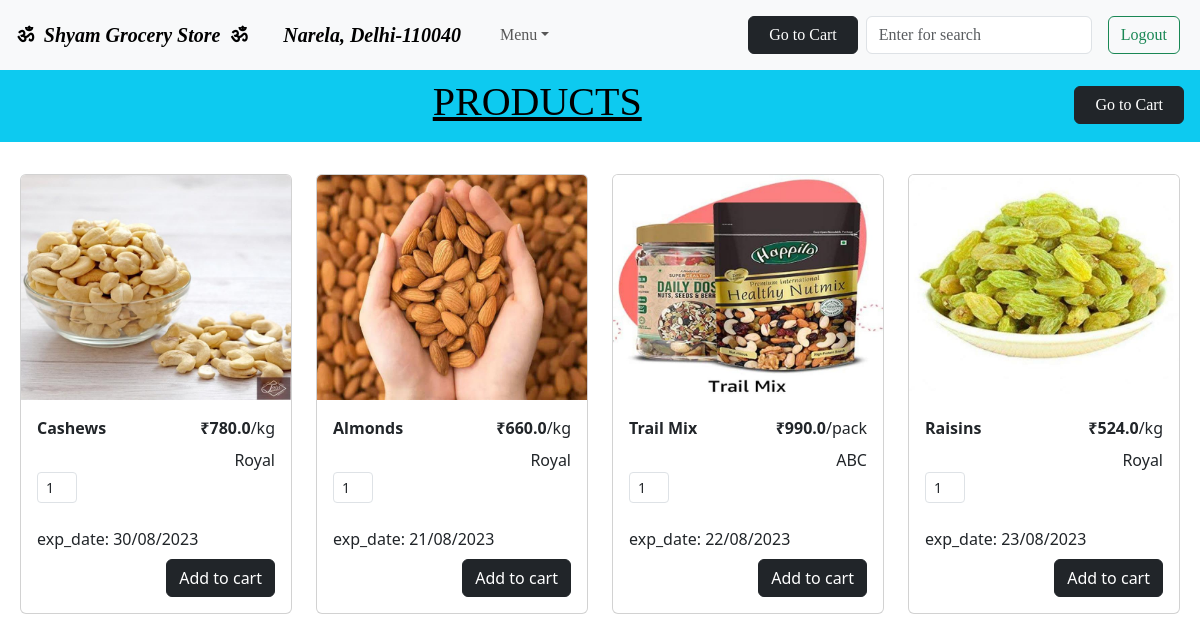
The page /product/3 (signed in) on the database as committed earlier.
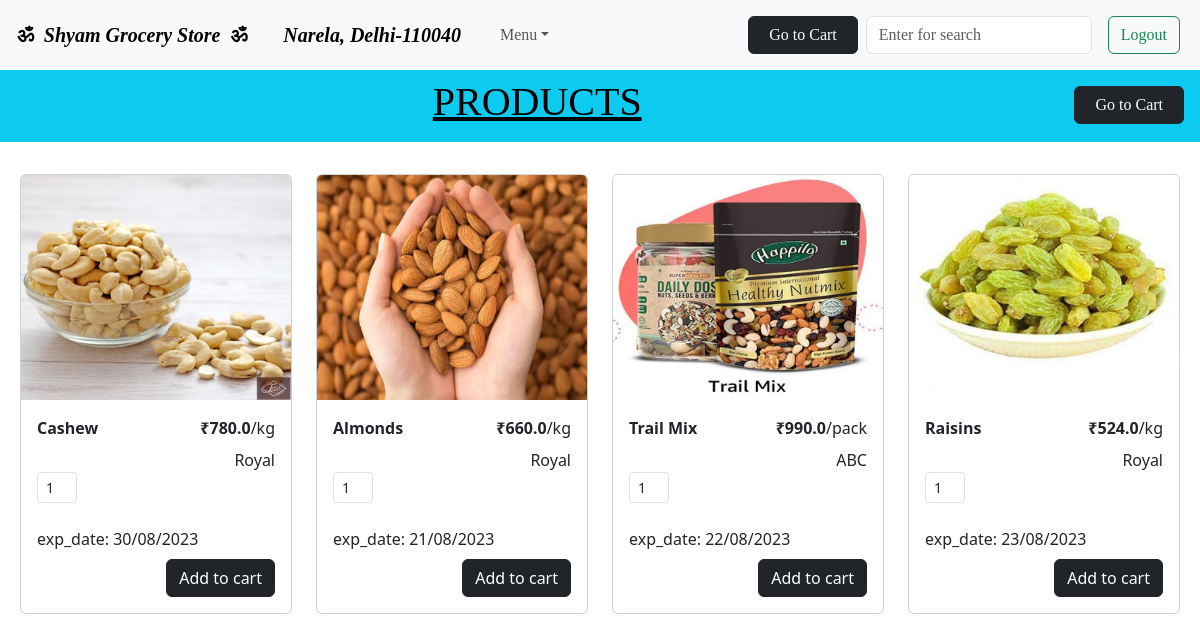
The same page on the database as committed later.
### model.py (models this page shows)
class Product(db.Model):
    __tablename__="product"
    id = db.Column('id', db.Integer, primary_key = True)
    name = db.Column(db.String(50))
    category = db.Column(db.Integer)
    brand = db.Column(db.String(50))
    mfg_date = db.Column(db.String(20))
    exp_date = db.Column(db.String(20))
    unit = db.Column(db.String(15))
    qty = db.Column(db.Integer)
    price_per_unit = db.Column(db.Float(15))
    image = db.Column(db.String)

### controller.py (the view)
@app.route("/product/<int:i>")
def product(i):
    if "user_id" in session:
        product = Product.query.filter_by(category=i)
        check = [i for i in product]
        return render_template("product.html", all_products = check, flag=False)
    else:
        return redirect("/sign-in")

### templates/product.html (shortened to what this page needs)
{% extends "base.html" %}
    {% block main %}
    <div>
        <div class="text-bg-info p-2" style="font-family:Algerian;">
        <a href='/cart' type="button" style="float:right;" class="btn btn-dark mx-2 my-2">&nbsp;&nbsp;Go to Cart&nbsp;&nbsp;</a>
        <h1><center><u>PRODUCTS</u></center></h1>
    </div>
        <div class="row row-cols-1 row-cols-md-4 g-4 my-2 mx-2">
            {%for i in all_products %}
            <form action="/add_to_cart/{{i.id}}", method="POST">
                <div class="col" id="mv">
                <div class="card">
                    <a href='/product/{{i.id}}'><img src="{{i.image}}" height="225px" class="card-img-top" alt="{{i.name}}"></a>
                    <div class="card-body">
                    <p class="card-title" style="float:right;"><b>₹{{i.price_per_unit}}</b>/{{i.unit}}</p>
                    <p class="card-title"><b>{{i.name}}</b></p>
                    <p class="card-title" style="float:right;">{{i.brand}}</p>
                    <div class="col-md-3 col-lg-3 col-xl-2">
                        <button class="btn btn-link px-2"
                          onclick="this.parentNode.querySelector('input[type=number]').stepDown()">
                        </button>
                        <input id="form1" min="0" name="quantity" value="1" type="number"
                          class="form-control form-control-sm" />
                        <button class="btn btn-link px-2"
                          onclick="this.parentNode.querySelector('input[type=number]').stepUp()">
                        </button>
                    </div>
                    <p class="card-title" style="float:left;">exp_date: {{i.exp_date}}</p>
                    <button type="submit" style="float:right;" class="btn btn-dark">Add to cart</button>
                    </div>
                </div>
                </div>
            </form>
            {% endfor %}
        </div>
    {% endblock %}

Rows that differ between the two databases and show on the page:
changed Product: name "Cashews" → "Cashew"
